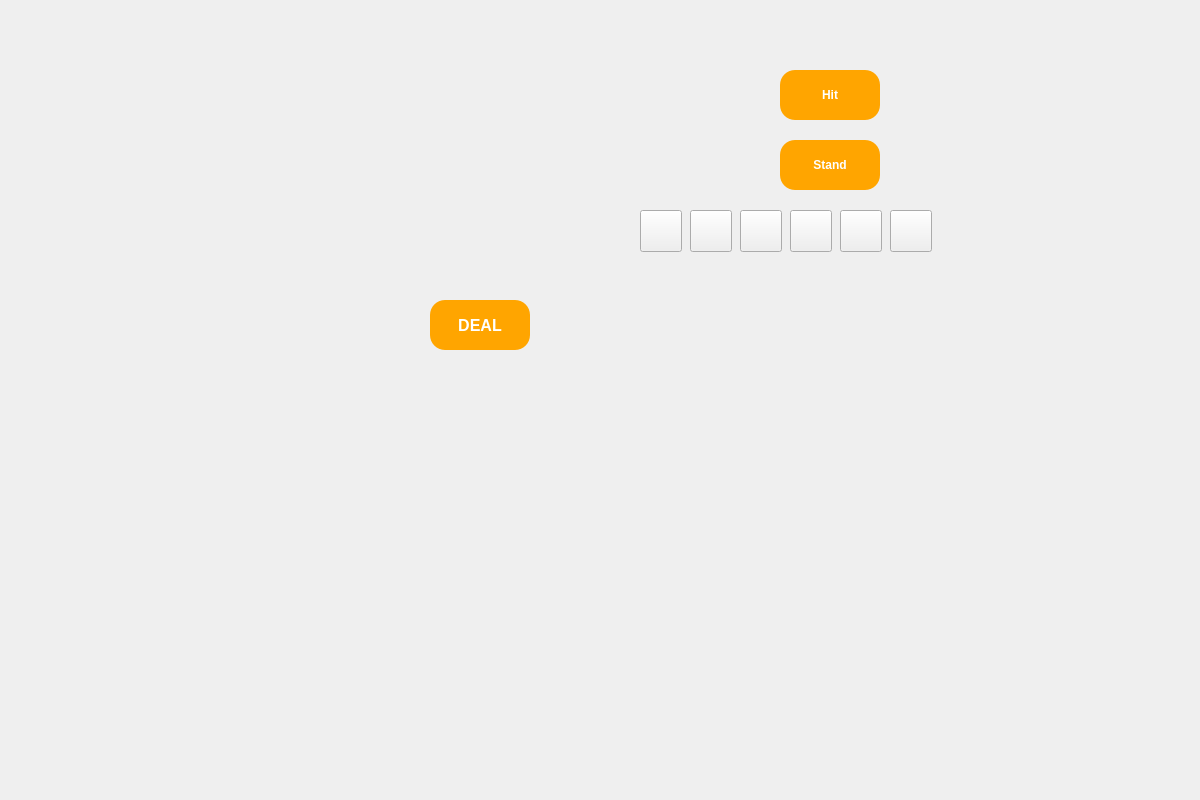
<?xml version="1.0" encoding="UTF-8"?>
<ui version="4.0">
 <class>PlayWindow</class>
 <widget class="QWidget" name="PlayWindow">
  <property name="geometry">
   <rect>
    <x>0</x>
    <y>0</y>
    <width>1200</width>
    <height>800</height>
   </rect>
  </property>
  <property name="minimumSize">
   <size>
    <width>1200</width>
    <height>600</height>
   </size>
  </property>
  <property name="windowTitle">
   <string>BlackJack VM</string>
  </property>
  <widget class="QLabel" name="background">
   <property name="geometry">
    <rect>
     <x>0</x>
     <y>0</y>
     <width>1200</width>
     <height>600</height>
    </rect>
   </property>
   <property name="minimumSize">
    <size>
     <width>800</width>
     <height>600</height>
    </size>
   </property>
   <property name="autoFillBackground">
    <bool>false</bool>
   </property>
   <property name="styleSheet">
    <string notr="true"/>
   </property>
   <property name="text">
    <string/>
   </property>
  </widget>
  <widget class="QPushButton" name="hitButton">
   <property name="geometry">
    <rect>
     <x>780</x>
     <y>70</y>
     <width>100</width>
     <height>50</height>
    </rect>
   </property>
   <property name="font">
    <font>
     <bold>true</bold>
    </font>
   </property>
   <property name="styleSheet">
    <string notr="true">background-color: orange;
color:white;
border-radius:15px;</string>
   </property>
   <property name="text">
    <string>Hit</string>
   </property>
  </widget>
  <widget class="QPushButton" name="standButton">
   <property name="geometry">
    <rect>
     <x>780</x>
     <y>140</y>
     <width>100</width>
     <height>50</height>
    </rect>
   </property>
   <property name="font">
    <font>
     <bold>true</bold>
    </font>
   </property>
   <property name="styleSheet">
    <string notr="true">background-color: orange;
color:white;
border-radius:15px;</string>
   </property>
   <property name="text">
    <string>Stand</string>
   </property>
  </widget>
  <widget class="QLabel" name="Score">
   <property name="geometry">
    <rect>
     <x>780</x>
     <y>10</y>
     <width>101</width>
     <height>31</height>
    </rect>
   </property>
   <property name="font">
    <font>
     <family>Times New Roman</family>
     <pointsize>24</pointsize>
     <bold>true</bold>
    </font>
   </property>
   <property name="text">
    <string/>
   </property>
  </widget>
  <widget class="QLabel" name="Bet">
   <property name="geometry">
    <rect>
     <x>430</x>
     <y>170</y>
     <width>101</width>
     <height>51</height>
    </rect>
   </property>
   <property name="text">
    <string/>
   </property>
  </widget>
  <widget class="QLabel" name="dScore">
   <property name="geometry">
    <rect>
     <x>70</x>
     <y>20</y>
     <width>91</width>
     <height>31</height>
    </rect>
   </property>
   <property name="font">
    <font>
     <pointsize>24</pointsize>
     <bold>true</bold>
    </font>
   </property>
   <property name="styleSheet">
    <string notr="true">color:white;</string>
   </property>
   <property name="text">
    <string/>
   </property>
  </widget>
  <widget class="QLabel" name="dCard1">
   <property name="geometry">
    <rect>
     <x>80</x>
     <y>140</y>
     <width>50</width>
     <height>80</height>
    </rect>
   </property>
   <property name="text">
    <string/>
   </property>
  </widget>
  <widget class="QLabel" name="dCard2">
   <property name="geometry">
    <rect>
     <x>120</x>
     <y>140</y>
     <width>50</width>
     <height>80</height>
    </rect>
   </property>
   <property name="text">
    <string/>
   </property>
  </widget>
  <widget class="QLabel" name="dCard3">
   <property name="geometry">
    <rect>
     <x>160</x>
     <y>140</y>
     <width>50</width>
     <height>80</height>
    </rect>
   </property>
   <property name="text">
    <string/>
   </property>
  </widget>
  <widget class="QLabel" name="dCard4">
   <property name="geometry">
    <rect>
     <x>200</x>
     <y>140</y>
     <width>50</width>
     <height>80</height>
    </rect>
   </property>
   <property name="text">
    <string/>
   </property>
  </widget>
  <widget class="QLabel" name="dCard5">
   <property name="geometry">
    <rect>
     <x>240</x>
     <y>140</y>
     <width>50</width>
     <height>80</height>
    </rect>
   </property>
   <property name="text">
    <string/>
   </property>
  </widget>
  <widget class="QPushButton" name="coin5">
   <property name="enabled">
    <bool>true</bool>
   </property>
   <property name="geometry">
    <rect>
     <x>890</x>
     <y>210</y>
     <width>42</width>
     <height>42</height>
    </rect>
   </property>
   <property name="sizePolicy">
    <sizepolicy hsizetype="Minimum" vsizetype="Fixed">
     <horstretch>0</horstretch>
     <verstretch>0</verstretch>
    </sizepolicy>
   </property>
   <property name="minimumSize">
    <size>
     <width>0</width>
     <height>0</height>
    </size>
   </property>
   <property name="layoutDirection">
    <enum>Qt::LeftToRight</enum>
   </property>
   <property name="autoFillBackground">
    <bool>false</bool>
   </property>
   <property name="styleSheet">
    <string notr="true">QPushButton{
border-image:url(:/images/PlayingCards/5.png)
}</string>
   </property>
   <property name="text">
    <string/>
   </property>
   <property name="iconSize">
    <size>
     <width>16</width>
     <height>16</height>
    </size>
   </property>
  </widget>
  <widget class="QPushButton" name="coin20">
   <property name="geometry">
    <rect>
     <x>840</x>
     <y>210</y>
     <width>42</width>
     <height>42</height>
    </rect>
   </property>
   <property name="styleSheet">
    <string notr="true">QPushButton{
border-image:url(:/images/PlayingCards/20.png)
}</string>
   </property>
   <property name="text">
    <string/>
   </property>
  </widget>
  <widget class="QPushButton" name="coin50">
   <property name="geometry">
    <rect>
     <x>790</x>
     <y>210</y>
     <width>42</width>
     <height>42</height>
    </rect>
   </property>
   <property name="styleSheet">
    <string notr="true">QPushButton{
border-image:url(:/images/PlayingCards/50.png)
}</string>
   </property>
   <property name="text">
    <string/>
   </property>
  </widget>
  <widget class="QPushButton" name="coin100">
   <property name="geometry">
    <rect>
     <x>740</x>
     <y>210</y>
     <width>42</width>
     <height>42</height>
    </rect>
   </property>
   <property name="styleSheet">
    <string notr="true">QPushButton{
border-image:url(:/images/PlayingCards/100.png)
}</string>
   </property>
   <property name="text">
    <string/>
   </property>
  </widget>
  <widget class="QPushButton" name="coin500">
   <property name="geometry">
    <rect>
     <x>690</x>
     <y>210</y>
     <width>42</width>
     <height>42</height>
    </rect>
   </property>
   <property name="styleSheet">
    <string notr="true">QPushButton{
border-image:url(:/images/PlayingCards/500.png)
}</string>
   </property>
   <property name="text">
    <string/>
   </property>
  </widget>
  <widget class="QPushButton" name="coin1000">
   <property name="geometry">
    <rect>
     <x>640</x>
     <y>210</y>
     <width>42</width>
     <height>42</height>
    </rect>
   </property>
   <property name="styleSheet">
    <string notr="true">QPushButton{
border-image:url(:/images/PlayingCards/1K.png)
}</string>
   </property>
   <property name="text">
    <string/>
   </property>
  </widget>
  <widget class="QPushButton" name="dealButton">
   <property name="geometry">
    <rect>
     <x>430</x>
     <y>300</y>
     <width>100</width>
     <height>50</height>
    </rect>
   </property>
   <property name="font">
    <font>
     <pointsize>12</pointsize>
     <bold>true</bold>
    </font>
   </property>
   <property name="styleSheet">
    <string notr="true">background-color: orange;
color:white;
border-radius:15px;</string>
   </property>
   <property name="text">
    <string>DEAL</string>
   </property>
  </widget>
  <widget class="QLabel" name="link">
   <property name="geometry">
    <rect>
     <x>50</x>
     <y>420</y>
     <width>49</width>
     <height>16</height>
    </rect>
   </property>
   <property name="text">
    <string/>
   </property>
  </widget>
  <widget class="QLabel" name="money">
   <property name="geometry">
    <rect>
     <x>870</x>
     <y>410</y>
     <width>49</width>
     <height>16</height>
    </rect>
   </property>
   <property name="text">
    <string/>
   </property>
  </widget>
  <widget class="QLabel" name="betLabel">
   <property name="geometry">
    <rect>
     <x>850</x>
     <y>450</y>
     <width>81</width>
     <height>51</height>
    </rect>
   </property>
   <property name="font">
    <font>
     <pointsize>18</pointsize>
     <bold>true</bold>
    </font>
   </property>
   <property name="styleSheet">
    <string notr="true">color:white;</string>
   </property>
   <property name="text">
    <string/>
   </property>
  </widget>
  <widget class="QLabel" name="betValue">
   <property name="geometry">
    <rect>
     <x>700</x>
     <y>430</y>
     <width>71</width>
     <height>51</height>
    </rect>
   </property>
   <property name="text">
    <string/>
   </property>
  </widget>
  <widget class="QLabel" name="pCard1">
   <property name="geometry">
    <rect>
     <x>680</x>
     <y>120</y>
     <width>50</width>
     <height>80</height>
    </rect>
   </property>
   <property name="text">
    <string/>
   </property>
  </widget>
  <widget class="QLabel" name="pCard3">
   <property name="geometry">
    <rect>
     <x>600</x>
     <y>120</y>
     <width>50</width>
     <height>80</height>
    </rect>
   </property>
   <property name="text">
    <string/>
   </property>
  </widget>
  <widget class="QLabel" name="pCard4">
   <property name="geometry">
    <rect>
     <x>560</x>
     <y>120</y>
     <width>50</width>
     <height>80</height>
    </rect>
   </property>
   <property name="text">
    <string/>
   </property>
  </widget>
  <widget class="QLabel" name="pCard5">
   <property name="geometry">
    <rect>
     <x>520</x>
     <y>120</y>
     <width>50</width>
     <height>80</height>
    </rect>
   </property>
   <property name="text">
    <string/>
   </property>
  </widget>
  <widget class="QLabel" name="pCard2">
   <property name="geometry">
    <rect>
     <x>640</x>
     <y>120</y>
     <width>50</width>
     <height>80</height>
    </rect>
   </property>
   <property name="text">
    <string/>
   </property>
  </widget>
  <action name="actionquit">
   <property name="icon">
    <iconset theme="application-exit"/>
   </property>
   <property name="text">
    <string>quit</string>
   </property>
  </action>
 </widget>
 <resources/>
 <connections/>
</ui>
